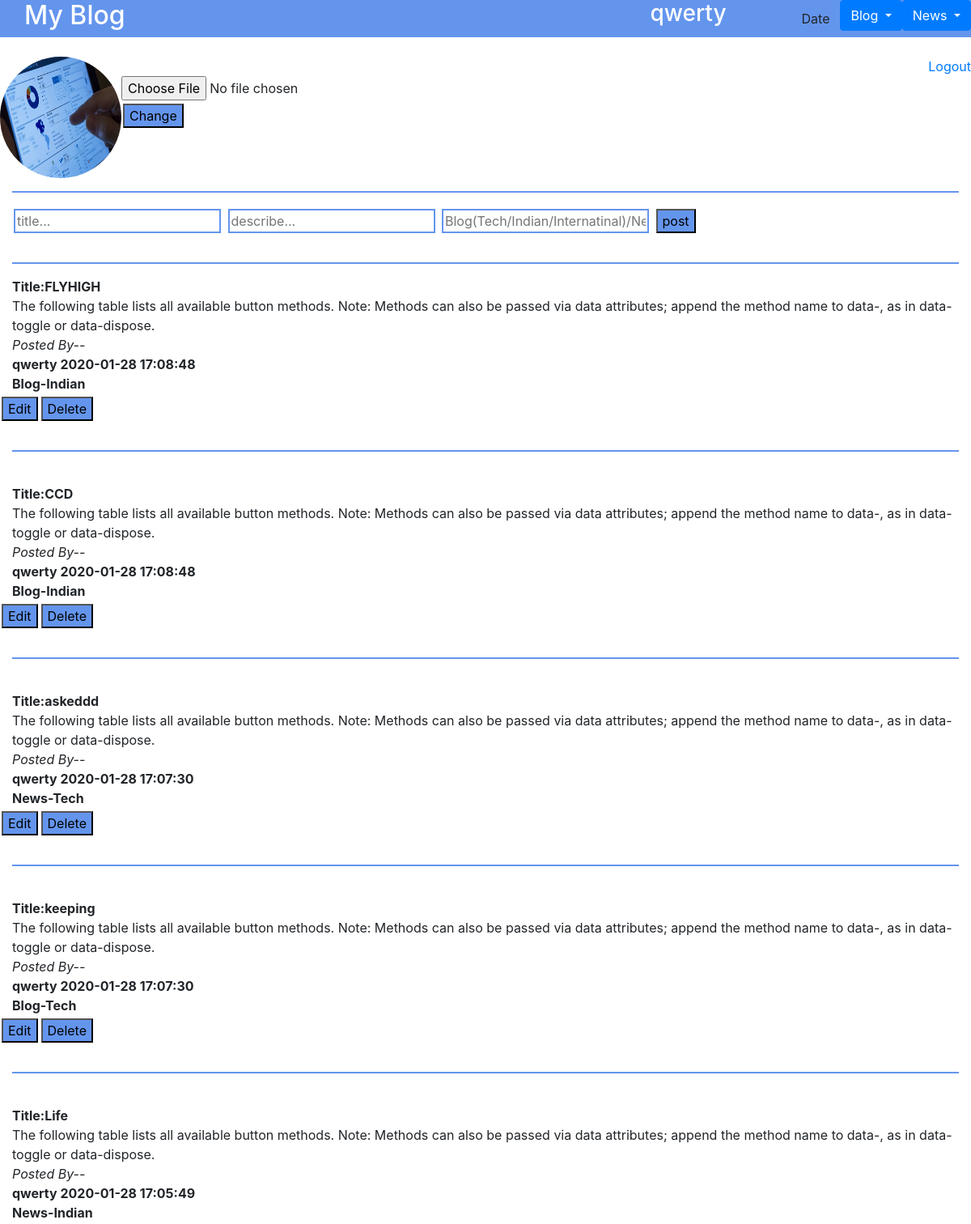
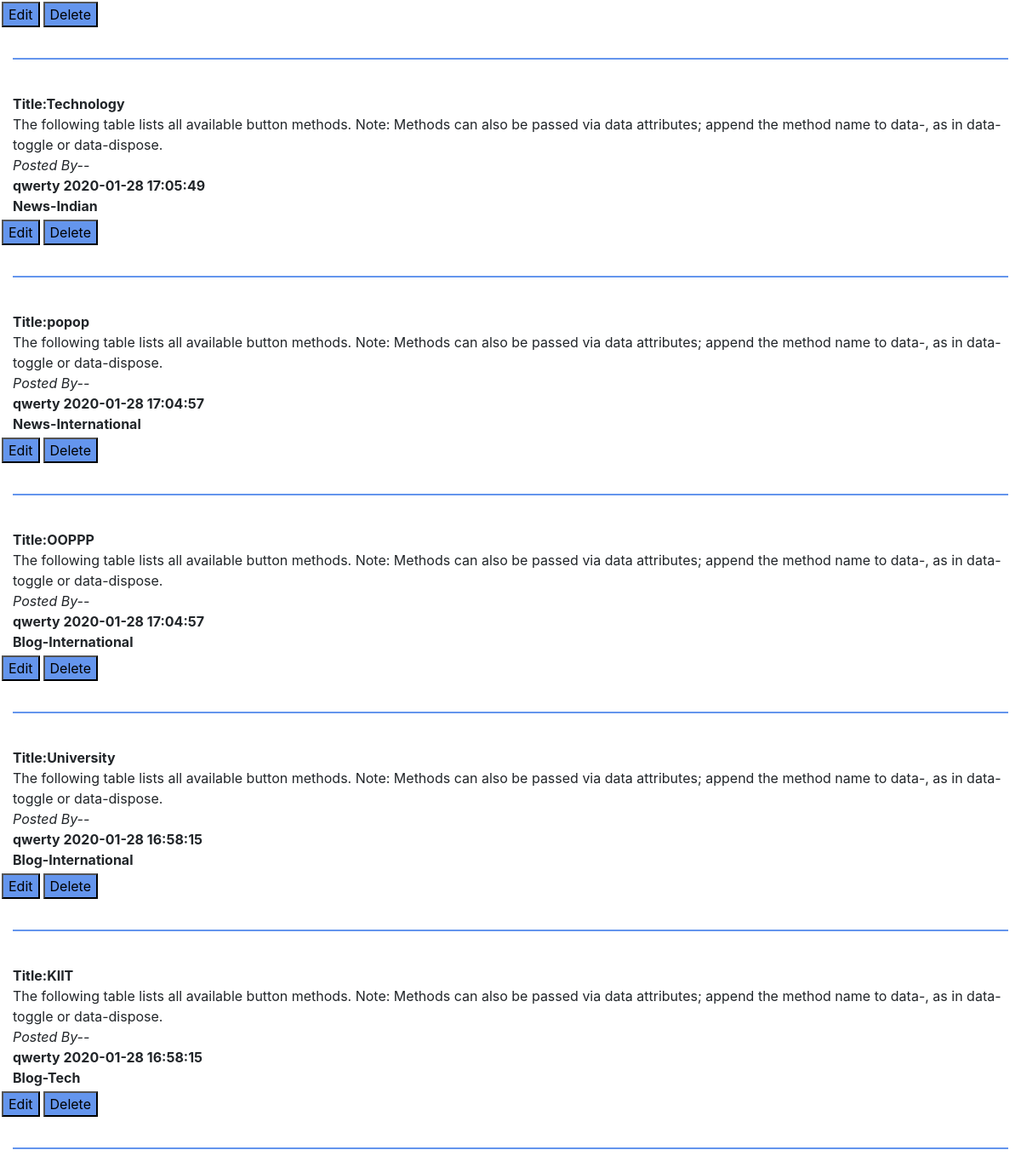
/home2.php (signed in), run on the app's committed database (2 pictures, top to bottom).
### tables this page shows
CREATE TABLE `signup` (
  `id` int(11) NOT NULL,
  `name` varchar(200) NOT NULL,
  `passs` varchar(200) NOT NULL,
  `image` varchar(200) NOT NULL
);

CREATE TABLE `posts2` (
  `id` int(11) NOT NULL,
  `name` varchar(200) NOT NULL,
  `title` varchar(200) NOT NULL,
  `post` varchar(200) NOT NULL,
  `time` timestamp NOT NULL DEFAULT current_timestamp() ON UPDATE current_timestamp(),
  `Category` varchar(20) NOT NULL
);

### home2.php (the view, shortened to what this page needs)
<?php
$conn = mysqli_connect("localhost","root","","blogapp");
$username=$_SESSION['uname'];
if($username=='qwerty'){
?>
<html>
<head>
<link type="text/css" rel="stylesheet" href="css/bootstrap.css"/>
</head>
<body>
    <div class="container-fluid">
        <div id="head" class="row">
            <div class="col-xs-6 mr-auto" style="margin-left:30px;"><h2>My Blog</h2></div>
            <div class="col-xs-6" style="margin-right:80px;"><h3><?php    echo "$username"   ?></h3></div>
            <button type="button" class="btn">Date</button>
        <div class="dropdown">
  <button type="button" class="btn btn-primary dropdown-toggle" data-toggle="dropdown">
    Blog
  </button>
</div>
<div class="dropdown">
  <button type="button" class="btn btn-primary dropdown-toggle" data-toggle="dropdown">
    News
  </button>
</div>
</div>
<br>
<div id="profile" class="row">
    <div class="col-xs-2"> <?php
$username=$_SESSION['uname'];
$sql="SELECT * from signup WHERE name='$username'";
$result=$conn->query($sql);
if($result->num_rows > 0 )
{
    while($row = $result->fetch_assoc()){
        $location = $row["image"];
        echo "<img id='img' src='$location'>";
    }
}
else{
    echo "0 results";
}
?>
</div>
<div id="pro2" class="col-xs-2">
    <?php
$conn = mysqli_connect("localhost","root","","blogapp");
echo "<br>";
echo "
<form action='home2.php' method='post' enctype='multipart/form-data'>
<input type ='file' name='myfile'><br>
<input type='submit' name='submit' value='Change'>
</form>
";
?>
</div>
<div id="pro3" class="col-xs-8 ml-auto">
    <a href="logout.php">Logout</a></div>
</div>
<hr>
<div id="post" class="row ml-auto">
<div class="col-xs-12"><form method="post" action="post.php">
<input type="text" name="title" placeholder="title...">
<input type="text" name="desc" placeholder="describe...">
<input type="text" name="category" placeholder="Blog(Tech/Indian/Internatinal)/News(Tech/Indian/Internatinal)">
<input type="submit" value="post">
</form>
</div>
</div>
<hr>
<div id="body" class="row">
<div class="col-md-12">
<?php $sql="SELECT * FROM posts2 ORDER BY id desc";
$result = $conn->query($sql);
if($result->num_rows > 0){
    while($row = $result->fetch_assoc()){
        echo "<b>"."Title:" .$row["title"]."</b>"."<br>".$row["post"]."<br>"."<i>Posted By--</i><br>"."<b>".$row["name"]." "."</b>"."<b>".$row["time"]."</b>"."<br>"."<b>".$row["Category"]."</b>";
        ?>
        <div class="row">
            <div class="col-xs-6">
            <form action ="edit.php" method="post">
            <input type="submit" value="Edit" name="Edit">
            </form>
            </div>
            <div class="col-xs-6">
            <form action ="delete.php">
            <input type="submit" value="Delete" name="Delete">
            </form>
            </div>
            </div>
<?php
    echo "<hr>";
    echo "<br>";
    }
} else{
    echo "0 results";
}
?>
<?php } ?>
</div>

### home2.php (style rules this page uses)
#head { background-color:cornflowerblue; color:white; }
hr { border: 1px solid cornflowerblue; }
#img { height:150px; width:150px; border-radius:100px; }
#pro3 { text-align:right; }
input[type=submit] { background-color:cornflowerblue; height:30px; text-decoration:none; margin:4px 2px; }
input[type=text] { border: 2px solid cornflowerblue; text-decoration:none; margin:4px 2px; }

### data on the page
signup: image (picture)
posts2: title "FLYHIGH", post "The following table lists all available button methods. Note: Methods can also be passed via data attributes; append the method name to data-, as in data-toggle or data-dispose.", name "qwerty", time "2020-01-28 17:08:48", Category "Blog-Indian"
posts2: title "CCD", post "The following table lists all available button methods. Note: Methods can also be passed via data attributes; append the method name to data-, as in data-toggle or data-dispose.", name "qwerty", time "2020-01-28 17:08:48", Category "Blog-Indian"
posts2: title "askeddd", post "The following table lists all available button methods. Note: Methods can also be passed via data attributes; append the method name to data-, as in data-toggle or data-dispose.", name "qwerty", time "2020-01-28 17:07:30", Category "News-Tech"
posts2: title "keeping", post "The following table lists all available button methods. Note: Methods can also be passed via data attributes; append the method name to data-, as in data-toggle or data-dispose.", name "qwerty", time "2020-01-28 17:07:30", Category "Blog-Tech"
posts2: title "Life", post "The following table lists all available button methods. Note: Methods can also be passed via data attributes; append the method name to data-, as in data-toggle or data-dispose.", name "qwerty", time "2020-01-28 17:05:49", Category "News-Indian"
posts2: title "Technology", post "The following table lists all available button methods. Note: Methods can also be passed via data attributes; append the method name to data-, as in data-toggle or data-dispose.", name "qwerty", time "2020-01-28 17:05:49", Category "News-Indian"
posts2: title "popop", post "The following table lists all available button methods. Note: Methods can also be passed via data attributes; append the method name to data-, as in data-toggle or data-dispose.", name "qwerty", time "2020-01-28 17:04:57", Category "News-International"
posts2: title "OOPPP", post "The following table lists all available button methods. Note: Methods can also be passed via data attributes; append the method name to data-, as in data-toggle or data-dispose.", name "qwerty", time "2020-01-28 17:04:57", Category "Blog-International"
posts2: title "University", post "The following table lists all available button methods. Note: Methods can also be passed via data attributes; append the method name to data-, as in data-toggle or data-dispose.", name "qwerty", time "2020-01-28 16:58:15", Category "Blog-International"
posts2: title "KIIT", post "The following table lists all available button methods. Note: Methods can also be passed via data attributes; append the method name to data-, as in data-toggle or data-dispose.", name "qwerty", time "2020-01-28 16:58:15", Category "Blog-Tech"

### other printed values
$username "qwerty"
